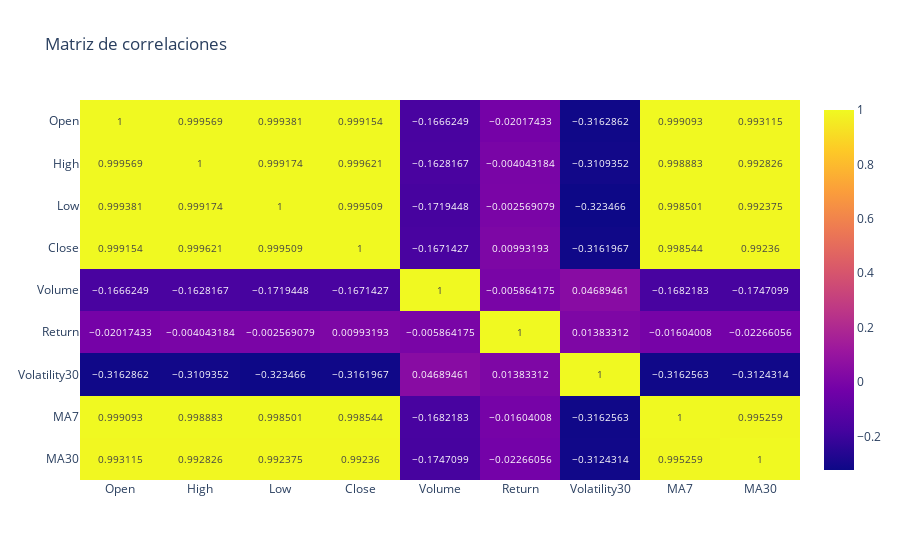

The cell this chart's notebook holds for it:
### Code cell
fig = px.imshow(
    btc.corr(),
    text_auto=True,
    aspect="auto",
    title="Matriz de correlaciones"
)
fig.show()

### Figure 1 — Plotly figure (JSON) as saved in the notebook; plotly's stock layout.template omitted (floating-point values rounded to 4 significant figures)
{"data": [{"coloraxis": "coloraxis", "hovertemplate": "x: %{x}<br>y: %{y}<br>color: %{z}<extra></extra>", "name": "0", "texttemplate": "%{z}", "type": "heatmap", "x": ["Open", "High", "Low", "Close", "Volume", "Return", "Volatility30", "MA7", "MA30"], "xaxis": "x", "y": ["Open", "High", "Low", "Close", "Volume", "Return", "Volatility30", "MA7", "MA30"], "yaxis": "y", "z": [[1.0, 0.9996, 0.9994, 0.9992, -0.1666, -0.02017, -0.3163, 0.9991, 0.9931], [0.9996, 1.0, 0.9992, 0.9996, -0.1628, -0.004043, -0.3109, 0.9989, 0.9928], [0.9994, 0.9992, 1.0, 0.9995, -0.1719, -0.002569, -0.3235, 0.9985, 0.9924], [0.9992, 0.9996, 0.9995, 1.0, -0.1671, 0.009932, -0.3162, 0.9985, 0.9924], [-0.1666, -0.1628, -0.1719, -0.1671, 1.0, -0.005864, 0.04689, -0.1682, -0.1747], [-0.02017, -0.004043, -0.002569, 0.009932, -0.005864, 1.0, 0.01383, -0.01604, -0.02266], [-0.3163, -0.3109, -0.3235, -0.3162, 0.04689, 0.01383, 1.0, -0.3163, -0.3124], [0.9991, 0.9989, 0.9985, 0.9985, -0.1682, -0.01604, -0.3163, 1.0, 0.9953], [0.9931, 0.9928, 0.9924, 0.9924, -0.1747, -0.02266, -0.3124, 0.9953, 1.0]]}], "layout": {"coloraxis": {"colorscale": [[0, "#0d0887"], [0.1111, "#46039f"], [0.2222, "#7201a8"], [0.3333, "#9c179e"], [0.4444, "#bd3786"], [0.5556, "#d8576b"], [0.6667, "#ed7953"], [0.7778, "#fb9f3a"], [0.8889, "#fdca26"], [1, "#f0f921"]]}, "title": {"text": "Matriz de correlaciones"}, "xaxis": {"anchor": "y", "domain": [0, 1]}, "yaxis": {"anchor": "x", "autorange": "reversed", "domain": [0, 1]}}}
